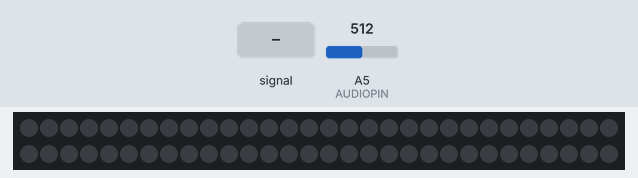
Recording of a sketch running on a simulated Arduino Uno, built with avr-gcc and run on an emulated ATmega328P. Parts: 60 RGB LEDs in strip order, left to right, continuing on the next row. The inputs (shaded band) are chosen by the test bench; at power-on: A5 (AUDIOPIN) = 512. Dim RGB values are drawn brighter than linear; random numbers use the default seed unless the sketch sets one.

Above: at 4.2 s.
4.3 s: A5 (AUDIOPIN) fed a 200 Hz sine of ±81 counts around its level
At 4.67 s:
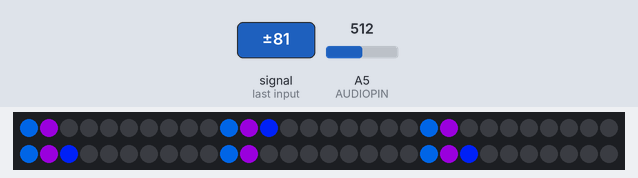
6.6 s: A5 (AUDIOPIN) set to 716
At 7.2 s:
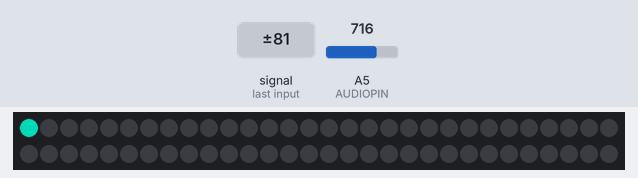
8.3 s: A5 (AUDIOPIN) fed a 1000 Hz sine of ±255 counts around its level
At 8.72 s:
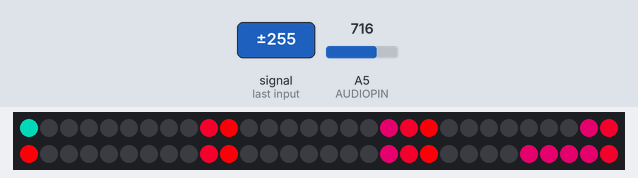
10.4 s: A5 (AUDIOPIN) fed a 50 Hz sine of ±306 counts around its level
At 10.67 s:
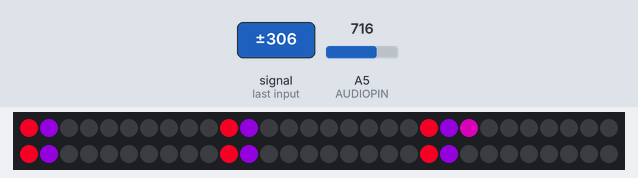
12.4 s: A5 (AUDIOPIN) fed a 2 Hz sine of ±306 counts around its level
At 12.78 s:
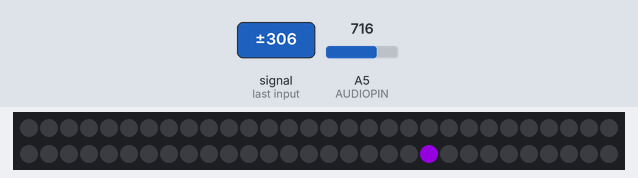
15.4 s: A5 (AUDIOPIN) fed a 200 Hz sine of ±81 counts around its level
At 15.78 s:
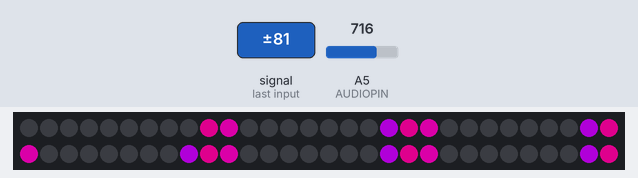

The sketch:

Matrix_fix_fft_threads.ino
```cpp
/*
 * Multi alternating FFT
 * changes from a 6x10 graph to a 10x6 graph - bottom up and top down
 * FFT for LED sequrntial Strip, that could be used in horizonal or even vertical plane
 * by Hans-Jurgen Greiner
 * January 2019
 *
 * based on FFT library and code from the Arduino forums
 *
 */
#include <Adafruit_NeoPixel.h>
#include <fix_fft.h>
#include <Thread.h>
#include <ThreadController.h>

#define AUDIOPIN A5
#define NUM_PIXELS 60
#define LED_PIN  6
#define NUM_FREQS 13
#define HUE_STEP_INCREMENT 20
#define HUE_MAX 255
const int MILLISECONDS = 1000;
const int REVERSE_THREAD_INTERVAL = 5 * MILLISECONDS;  // Seconds
int HEIGHT = NUM_PIXELS/10;
int SEG = NUM_PIXELS/6;

long lclTime = millis();

// multiAlternatingFFT

Adafruit_NeoPixel strip = Adafruit_NeoPixel(NUM_PIXELS, LED_PIN, NEO_GRB + NEO_KHZ800);


int freqCounter = 0;
int rotateFreqs = NUM_FREQS;
char im[128], data[128]; // FFT requires an IM-aginary part and DATA part.
char data_avgs[14];
int i=0,val;
bool reverse = false;
bool segmentOne = true;  // Segment one is true, segment two is false.

int offsetGreenHue = 30;
int offsetBlueHue = 150;

// Just allocate here, since we need a global declaration
// We are going to set it as a standard object rather than a pointer to a object. Difference is dot notation.
//Thread* reverseThread = new Thread();
Thread reverseThread = Thread();
Thread segmentThread = Thread();

// We are doing a complete controller in the case I decide to add new Threads in the future it will be ready.
// With just one it is overkill, but easier setup now rather than later.
ThreadController VU_Controller = ThreadController();

void setup() {

  strip.begin();
  strip.show(); // all pixels to 'off'
  Serial.begin(57600); // We all know the drill on the log stuff.

  // if analog input pin 0 is unconnected, random analog
  // noise will cause the call to randomSeed() to generate
  // different seed numbers each time the sketch runs.
  // randomSeed() will then shuffle the random function.
  // Special treat to randomize 6 or 10 pattern seconds
  randomSeed(analogRead(0));
  int randNumber = random(3,10);
//  Serial.print("init: Segment Change will be in : "); Serial.println(randNumber);

  // Here is my Thread setup
  reverseThread.onRun(reverseToggle);
  reverseThread.setInterval(REVERSE_THREAD_INTERVAL);

  segmentThread.onRun(segmentChange);
  segmentThread.setInterval(randNumber * MILLISECONDS);

  VU_Controller.add(&reverseThread);
  VU_Controller.add(&segmentThread);


  delay(3000);   // SPOOL UP TIME
}


void loop() {
  int ledIndex = 0;
  int lclVal = 0;

  VU_Controller.run(); // hit the Thread Controller run method.

  // Rotate the frequency,  so it is a different position every so many cycles
  if ( ++freqCounter > 1024 ) { rotateFreqs--;  }
  if (rotateFreqs <= 0 ) { rotateFreqs = NUM_FREQS; freqCounter = 0; }


  for (i=0; i < 128; i++){
    lclVal = 5000 * analogRead(AUDIOPIN); // analog sig not detected from laptop audio out. scale to 5000
    lclVal = abs((int)lclVal % 128);
    data[i] = lclVal;
    im[i] = 0;
  };

  /*
   *  Frequency Sprectum this bad boy
   * 1. data array
   * 2. imaginary number array
   * 3. FFT requires samples in power of two, we have a 128 so in our case (2^7 == 128)
   * 4. Invert, We will always say false here
   */
  fix_fft(data,im,7,0);

  for (i=0; i< 64;i++){
    data[i] = sqrt(data[i] * data[i] + im[i] * im[i]);  // this gets the absolute value of the values in the array, so we're only dealing with positive numbers
  };


  // average bars together
  for (i=0; i<14; i++) {
    data_avgs[i] = data[i*4] + data[i*4 + 1] + data[i*4 + 2] + data[i*4 + 3];   // average together
    data_avgs[i] = map(data_avgs[i], 0, 30, 0, HEIGHT);                         // remap values
  }


  // set LoLShield
  offsetGreenHue += HUE_STEP_INCREMENT;
  offsetBlueHue += HUE_STEP_INCREMENT;
  if (offsetGreenHue >= HUE_MAX) offsetGreenHue = 0;
  if (offsetBlueHue >= HUE_MAX) offsetBlueHue = 0;

  for (int x=0; x < SEG; x++) {
    for (int y=0; y < HEIGHT; y++) {
      ledIndex = (x * HEIGHT) + y;
      if(reverse) {
        // Bump it a segment higher and take off the height
        ledIndex = ((x+1) * HEIGHT) - y;
      }
//      if (y < data_avgs[13-x]) { // 13-x reverses the bars so low to high frequences are represented from left to right.
      if (y < data_avgs[rotateFreqs-x]) { // 13-x reverses the bars so low to high frequences are represented from left to right.
        strip.setPixelColor(ledIndex, Wheel(map(data_avgs[y],0,HEIGHT,(int)offsetGreenHue, (int)offsetBlueHue)));
      } else {
        strip.setPixelColor(ledIndex, strip.Color(0,0,0));
      }
    }
  }

  strip.show();
}

// Thanks Fred Z. this works pretty good.
// Input a value 0 to HUE_MAX, returns color value.
// The rotates over color RGB
uint32_t Wheel(byte WheelPos) {
  if(WheelPos < 85) {
    return strip.Color(WheelPos * 3, 255 - WheelPos * 3, 0);
  } else if(WheelPos < 170) {
    WheelPos -= 85;
    return strip.Color(255 - WheelPos * 3, 0, WheelPos * 3);
  } else {
    WheelPos -= 170;
    return strip.Color(0, WheelPos * 3, 255 - WheelPos * 3);
  }
}
void reverseToggle() {
  reverse = !reverse;
//  Serial.print("Callback: Reverse value is now: "); Serial.println(reverse);
}
void segmentChange() {
  segmentThread.enabled = false;
  long now = millis();
//  Serial.print("Callback: Time Passed : "); Serial.println(now - lclTime);
  lclTime = now;

  // Every so many cycles, change the graph from a 6x10 to a 10x6 display
  if( segmentOne ) {
    HEIGHT = NUM_PIXELS/6;
    SEG = NUM_PIXELS/10;
  }
  else {
    // Reset the graph to a 6x10
    HEIGHT = NUM_PIXELS/10;
    SEG = NUM_PIXELS/6;
  }
  // Ok let reset the timer to a different random time,  surprise us.
  int randNumber = random(3,10);
  segmentThread.setInterval(randNumber * MILLISECONDS);
//  Serial.print("Callback: Segment Change will be in : "); Serial.println(randNumber);
  segmentThread.enabled = true;
}
```

Measured:
- after the input at 4.3 s, the LEDs: change after 0.29 s (image 1)
